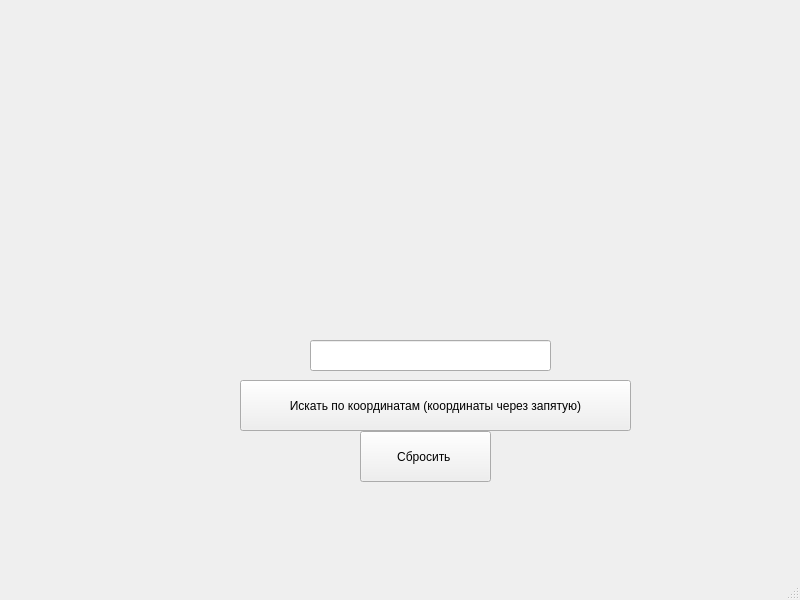
<?xml version="1.0" encoding="UTF-8"?>
<ui version="4.0">
 <class>MainWindow</class>
 <widget class="QMainWindow" name="MainWindow">
  <property name="geometry">
   <rect>
    <x>0</x>
    <y>0</y>
    <width>800</width>
    <height>600</height>
   </rect>
  </property>
  <property name="windowTitle">
   <string>MainWindow</string>
  </property>
  <widget class="QWidget" name="centralwidget">
   <widget class="QPushButton" name="pushButton">
    <property name="geometry">
     <rect>
      <x>240</x>
      <y>380</y>
      <width>391</width>
      <height>51</height>
     </rect>
    </property>
    <property name="text">
     <string>Искать по координатам (координаты через запятую)</string>
    </property>
   </widget>
   <widget class="QLineEdit" name="lineEdit">
    <property name="geometry">
     <rect>
      <x>310</x>
      <y>340</y>
      <width>241</width>
      <height>31</height>
     </rect>
    </property>
   </widget>
   <widget class="QPushButton" name="pushButton_2">
    <property name="geometry">
     <rect>
      <x>360</x>
      <y>431</y>
      <width>131</width>
      <height>51</height>
     </rect>
    </property>
    <property name="text">
     <string>Сбросить </string>
    </property>
   </widget>
  </widget>
  <widget class="QMenuBar" name="menubar">
   <property name="geometry">
    <rect>
     <x>0</x>
     <y>0</y>
     <width>800</width>
     <height>22</height>
    </rect>
   </property>
  </widget>
  <widget class="QStatusBar" name="statusbar"/>
 </widget>
 <resources/>
 <connections/>
</ui>
